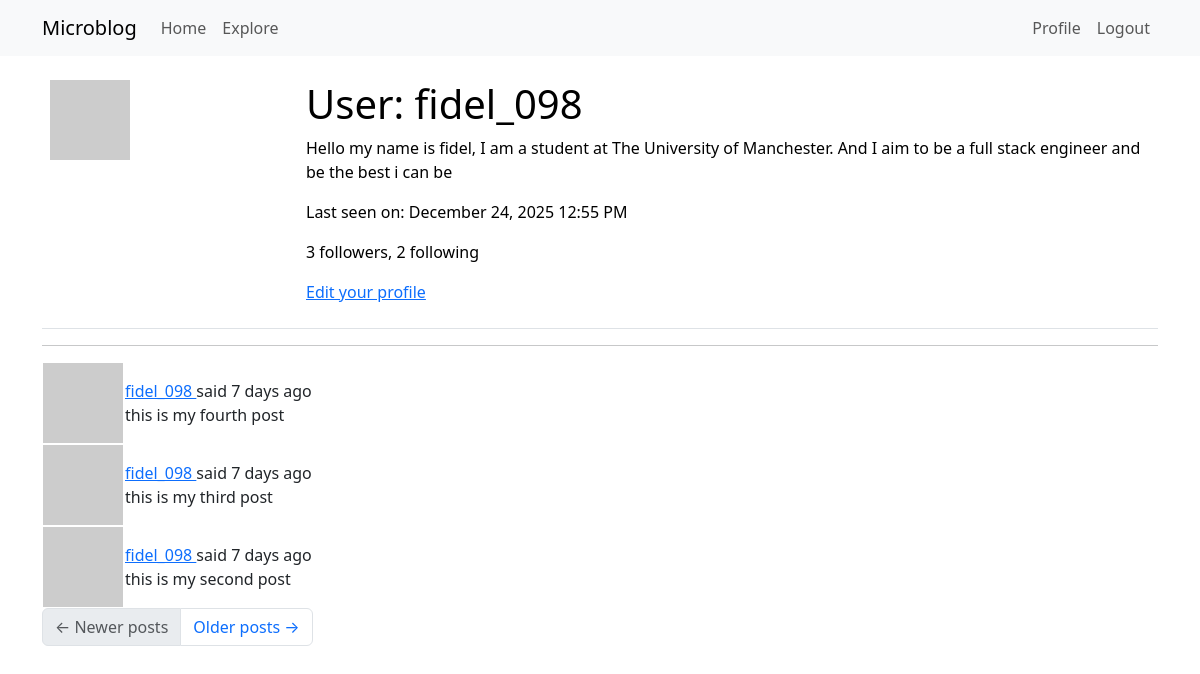
The page /user/fidel_098 (signed in) on the database as committed earlier.
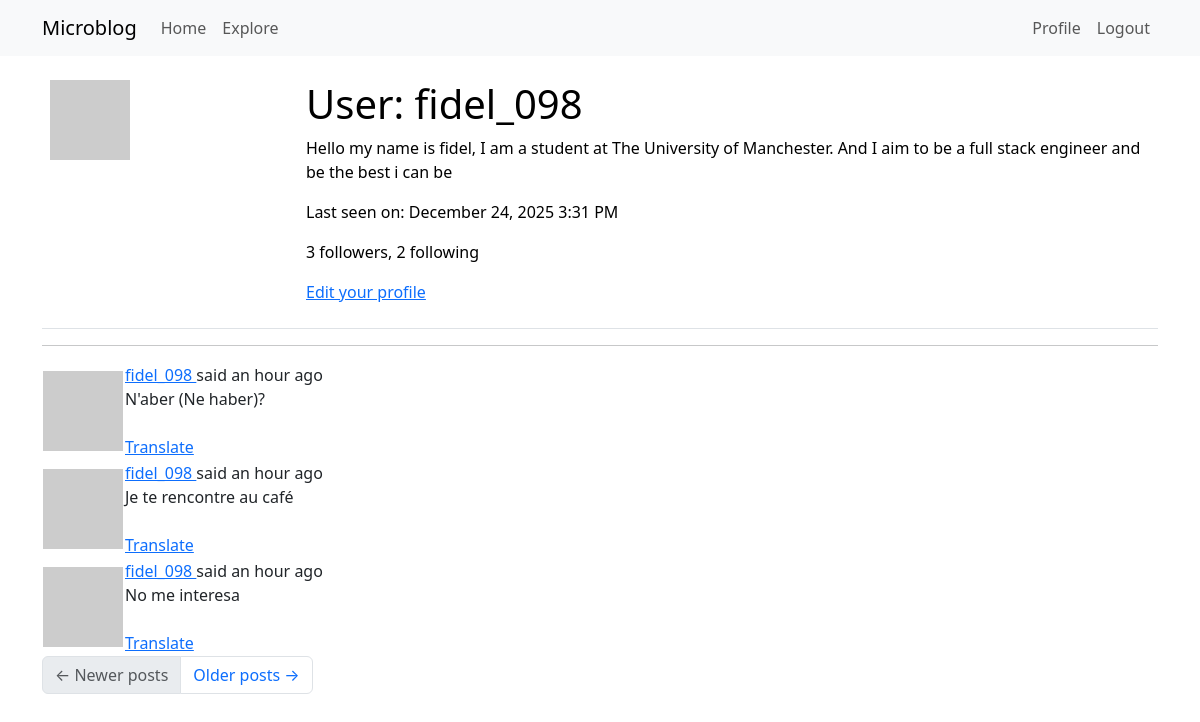
The same page on the database as committed later.
### app/models.py (models this page shows, shortened)
class User(UserMixin, db.Model):
    id: so.Mapped[int] = so.mapped_column(primary_key=True)
    username: so.Mapped[str] = so.mapped_column(sa.String(64), index=True, unique=True)
    email: so.Mapped[str] = so.mapped_column(sa.String(120), index=True, unique=True)
    password_hash: so.Mapped[Optional[str]] = so.mapped_column(sa.String(256))
    posts: so.WriteOnlyMapped['Post'] = so.relationship(back_populates='author')
    about_me: so.Mapped[Optional[str]] = so.mapped_column(sa.String(140))
    last_seen: so.Mapped[Optional[datetime]] = so.mapped_column(default=lambda:
                                datetime.now(timezone.utc))
    def avatar(self, size):
        digest = md5(self.email.lower().encode('utf-8')).hexdigest()
        return f'https://www.gravatar.com/avatar/{digest}?d=identicon&s={size}'
    following: so.WriteOnlyMapped['User'] = so.relationship(
        secondary=followers,
        primaryjoin=(followers.c.follower_id == id),
        secondaryjoin=(followers.c.followed_id == id),
        back_populates='followers')
    followers: so.WriteOnlyMapped['User'] = so.relationship(
        secondary=followers, primaryjoin=(followers.c.followed_id == id),
        secondaryjoin=(followers.c.follower_id == id),
        back_populates='following')
    def followers_count(self):
        query = sa.select(sa.func.count()).select_from(
            self.followers.select().subquery())
        return db.session.scalar(query)
    def following_count(self):
        query = sa.select(sa.func.count()).select_from(
            self.following.select().subquery())
        return db.session.scalar(query)

class Post(db.Model):
    id: so.Mapped[int] = so.mapped_column(primary_key=True)
    body: so.Mapped[str] = so.mapped_column(sa.String(140))
    timestamp: so.Mapped[datetime] = so.mapped_column(index=True, default=lambda : datetime.now(timezone.utc))
    user_id: so.Mapped[int] = so.mapped_column(sa.ForeignKey(User.id), index=True)
    author: so.Mapped[User] = so.relationship(back_populates='posts')
    language: so.Mapped[Optional[str]] = so.mapped_column(sa.String(5))

### app/routes.py (the view)
@app.route('/user/<username>')
@login_required
def user(username):
    user = db.first_or_404(sa.select(User).where(User.username ==username))
    page = request.args.get('page', 1, type=int)
    query = user.posts.select().order_by(Post.timestamp.desc())
    posts = db.paginate(query, page=page, per_page=app.config['POSTS_PER_PAGE'], error_out=False)
    prev_url=None
    next_url=None
    if posts.has_next:
        next_url = url_for('user', username=user.username, page=posts.next_num)
    else:
        None
    if posts.has_prev:
        prev_url = url_for('user',username=user.username, page=posts.prev_num)
    else:
        None
    form = EmptyForm()
    return render_template('user.html',form=form,
                           posts=posts.items, next_url=next_url,
                           prev_url=prev_url, user=user)

### app/__init__.py (called while the page is built)
def get_locale():
    return request.accept_languages.best_match(app.config['LANGUAGES'])

### app/models.py (called while the page is built)
@login.user_loader
def load_user(id):
    return db.session.get(User, int(id))

### app/routes.py (called while the page is built)
@app.before_request
def before_request():
    if current_user.is_authenticated:
        current_user.last_seen = datetime.now(timezone.utc)
        db.session.commit()
    g.locale = str(get_locale())

### app/templates/user.html (shortened to what this page needs)
 {%extends "base.html" %}
 {% block content %}
    <table class="table table-hover">
        <tr valign="top">
             <td width="256px"><img src = "{{ user.avatar(128) }}"></td>
             <td>
                <h1>{{ _('User') }}: {{ user.username }}</h1>
                {% if user.about_me %}<p>{{ user.about_me }}</p>{% endif %}
                {% if user.last_seen %}<p>{{ _('Last seen on') }}: {{ moment(user.last_seen).format('LLL') }}</p>{% endif %}
                 <p>{{ _('%(count)d followers', count=user.followers_count()) }}, {{ _('%(count)d following', count=user.following_count()) }}</p>
                 {% if user == current_user %}
                <p><a href="{{ url_for('edit_profile') }}">{{ _('Edit your profile') }}</a></p>
                {% endif %}
            </td>
        </tr>
    </table>
    <hr>
    {% for post in posts %}
        {% include '_post.html' %}
    {% endfor %}
    <nav aria-label="Post navigation">
        <ul class="pagination">
            <li class="page-item{% if not prev_url %} disabled{% endif %}">
                <a class="page-link" href="{{ prev_url }}">
                    <span aria-hidden="true">&larr;</span> Newer posts
                </a>
            </li>
            <li class="page-item{% if not next_url %} disabled{% endif %}">
                <a class="page-link" href="{{ next_url }}">
                    Older posts <span aria-hidden="true">&rarr;</span>
                </a>
            </li>
        </ul>
    </nav>
{% endblock %}

### app/templates/_post.html (shortened to what this page needs)
<table class=""table table-hover>
    <tr>
        <td width="70px">
            <a href="{{ url_for('user', username=post.author.username) }}">
            <img src="{{ post.author.avatar(36) }}">
            </a>
        </td>
        <td>
            {{ _('%(username)s said %(when)s',
                username=user_link, when=moment(post.timestamp).fromNow()) }}
                <br>
            <span id="post{{ post.id }}">{{ post.body }}</span>
            {% if post.language and post.language != g.locale %}
            <br><br>
            <span id="translation{{ post.id }}">
                    <a href="javascript:translate(
                                'post{{ post.id }}',
                                'translation{{ post.id }}',
                                '{{ post.language }}',
                                '{{ g.locale }}');">{{ _('Translate') }}</a>
                </span>
            {% endif %}
        </td>
    </tr>
</table>

Rows that differ between the two databases and show on the page:
no longer on this page (row unchanged): Post: body "this is my fourth post"
no longer on this page (row unchanged): Post: body "this is my third post"
no longer on this page (row unchanged): Post: body "this is my second post"
changed User "fidel_098": last_seen "December 24, 2025 12:55 PM" → "December 24, 2025 3:31 PM"
added Post: body "N'aber (Ne haber)?"
added Post: body "Je te rencontre au café"
added Post: body "No me interesa"
